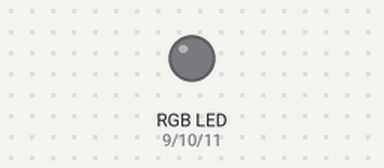
Simulated run of this sketch. Board: Arduino Uno, built with avr-gcc and run on an emulated ATmega328P. Shown: an RGB LED mixed from three pins (HIGH = lit). Dim RGB values are drawn brighter than linear.

Above: at 0.05 s.
At 10.05 s:
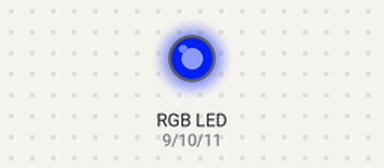
At 19.95 s:
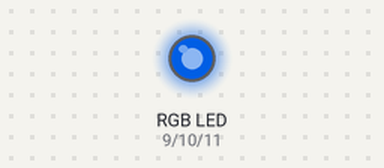
At 39.86 s:
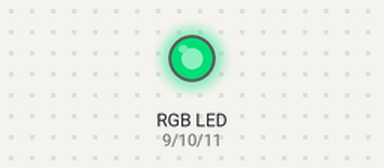
Timing chart, 0 to 40.0 s (numbered marks = the images above):
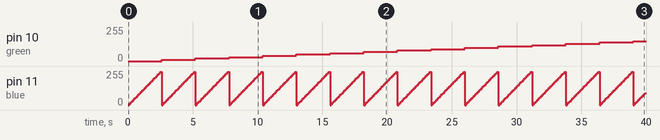

Measured:
- by itself, pin 10 (green): moves from 0/255 to 150/255 over 36.4 s
- by itself, pin 11 (blue): ramps from 0/255 to 250/255 and jumps back, once every 2.6 s

The sketch:

PA_RGB_LED.ino
```cpp
  /* Andrew Pun
   *  March 16, 2020
   *  Exercise 3
   */


  // initialize all the pins, red, green, and blue
  int red = 9;
  int green = 10;
  int blue = 11;

void setup() {
  // setup all pins as outputs
  pinMode(red, OUTPUT);
  pinMode(green, OUTPUT);
  pinMode(blue, OUTPUT);

}

void loop() {
  analogWrite(red, 0);
  analogWrite(green, 0);
  analogWrite(blue, 0);
  ///*
  for (int r = 0; r <= 255; r += 10) { // cycle through all values of red from 0 to 255 in steps of 10
    for (int g = 0; g <= 255; g += 10) { // cycle through all values of green from 0 to 255 in steps of 10
      for (int b = 0; b <= 255; b += 10) {// cycle through all values of blue from 0 to 255 in steps of 10

        // analog write to all colour pins with r, g, b values
        analogWrite(red, r);
        analogWrite(green, g);
        analogWrite(blue, b);
        delay(100); // wait 1/10 second
      }
    }
  }
  //*/

}
```
